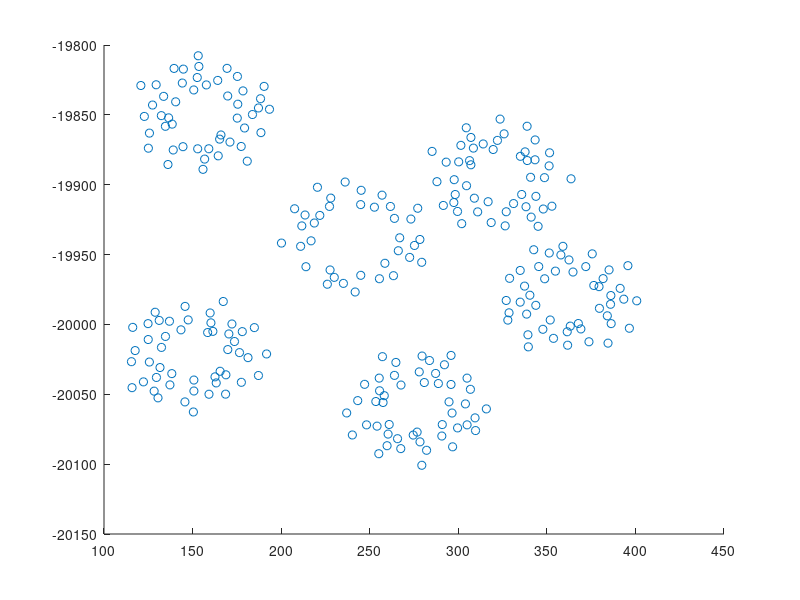
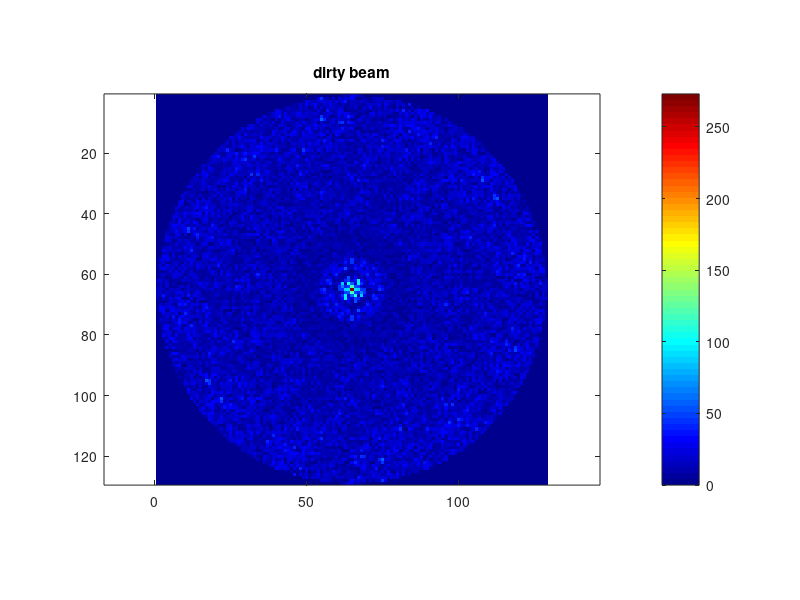

Write the MATLAB code that produced these figures, in order. (Note: this script raises an error after producing the figures.)
% Template script for radio astronomy image formation
% Millad Sardarabadi, Sept 2015
%
clear all
close all
clc
%% Loading Data
% The data from LOFAR core will be loaded in this cell.
%
% Rh: A p x p sample covariance matrix, where p = number of antennas
% poslocal: A p x 3 matrix containing the earth-bound coordinates of the
%           receiving elements.
% freq: Central frequency for the measured channel.
% t_obs_matlab: Observation time.
%               (datestr(t_obs_matlab): 11-Jul-2012 22:22:20) 
% lon: Longitude of the LOFAR core
% lat: Latitude of the LOFAR core

load lofar_DSP_data_1.mat

figure
scatter(poslocal(:,1),poslocal(:,2))

%% Initialization
c = 299792458; % speed of light
p = size(Rh,1);% number of receiving elements
lambda = c / freq; % wavelength at the observation frequency

% define a distance matrix of all baselines (=vectors between pairs of antennas)
dist = sqrt(  (meshgrid(poslocal(:,1)) - meshgrid(poslocal(:,1)).').^2 ...
            + (meshgrid(poslocal(:,2)) - meshgrid(poslocal(:,2)).').^2);

D = max(dist(:)); % Maximum Baseline

%% Coordinate system
% In astronomy it is common to use the (l,m,n) coordinates which 
% are the components of the more familiar direction vector in spherical 
% coordinates:
%    s = [cos(theta) * cos(phi)
%        cos(theta) * sin(phi)
%        sin(theta)]


% define a grid of image coordinates (l,m) at the right resolution
FracAngle = 1 % 0.0625;% fraction of theoretical limit for angle resolution
                 % 0.25 means ~4x4 pixels in the main lobe
dl = FracAngle * lambda / D; % width/height of a pixel
l = 0:dl:1; % First image coordinate := cos(theta)cos(phi)
l = [-fliplr(l(2:end)),l]';
m = l;  % Second image coordinate := cos(theta)sin(phi)
        % m = l means an aspect ratio 1:1

%% Your Imaging Algorithm should come hereafter...
% Calculate dirty beam pattern
res_l = size(l,1);
res_m = size(m,1);

% Define normalized location vector
z = poslocal; %(pi*freq/c) * poslocal;

% Calculate the baseline vector for x, y and z
baseline_x = (meshgrid(poslocal(:,1)) - meshgrid(poslocal(:,1)).');
baseline_y = (meshgrid(poslocal(:,2)) - meshgrid(poslocal(:,2)).');
baseline_z = (meshgrid(poslocal(:,3)) - meshgrid(poslocal(:,3)).');
baseline_vector = ones(p,p, 3);
baseline_vector(:,:,1) = baseline_x;
baseline_vector(:,:,2) = baseline_y;
baseline_vector(:,:,3) = baseline_z;

% define the direction matrix
% Create 2D grids of l and m
[L, M] = meshgrid(l, m);

% Pre-allocate a 3D matrix for the direction vectors (max resolution: 513x513x3)
direction_matrix = zeros(res_l, res_m, 3);

% Calculate n for each element where l^2 + m^2 <= 1
valid_points = L.^2 + M.^2 <= 1;  % Logical mask for valid points within the unit circle

% Compute n only for valid points, otherwise leave as zero
N = zeros(res_l);  % Initialize n to zero
N(valid_points) = sqrt(1 - L(valid_points).^2 - M(valid_points).^2);  % Calculate n

% Store the l, m, and n components in the direction_matrix
direction_matrix(:, :, 1) = L;  % l-coordinates
direction_matrix(:, :, 2) = M;  % m-coordinates
direction_matrix(:, :, 3) = N;  % n-coordinates

% Display the resulting direction_matrix
disp('Direction vector matrix created with size:');
disp(size(direction_matrix));

% Reshape baseline_vector to be (p*p, 3) for easy matrix multiplication
baseline_vector_reshaped = reshape(baseline_vector, p*p, 3);
RhReshaped = reshape(Rh, p*p, 1);

% Reshape direction_matrix to be (res_l,res_m, 3) for easy matrix multiplication
direction_matrix_reshaped = reshape(direction_matrix, res_l*res_m, 3);
direction_matrix_reshaped_transpose = direction_matrix_reshaped.';

% Calculate beam former function for a certain direction.
function [dirty_beam_internal, beam_former_image, MVDR_image_internal, AAR_image_internal] = beam_former(centre, res_l, res_m, normalized_location_vector, Rh, direction_matrix_reshaped, make_MVDR)

    %check if centre is viable
    if centre(1)^2 + centre(2)^2 > 1;
        disp("Centre is not a viable point")
        return;
    end

    % predefine arrays
    dirty_beam_internal = zeros(res_l,res_m);
    beam_former_image = zeros(res_l,res_m);
    MVDR_image_internal = zeros(res_l,res_m);
    AAR_image_internal = zeros(res_l,res_m);

    % Pre invert the covariance matrix
    Rh_inv = inv(Rh);

    direction_matrix_reshaped_transpose = direction_matrix_reshaped.';

    % Define a vector for the target location
    N_centre = sqrt(1 - centre(1)^2 - centre(2)^2);
    L_centre = centre(1);
    M_centre = centre(2);
    P_q = [L_centre,M_centre,N_centre];
    P_q_t = P_q.';

    [pos_l_list, pos_m_list] = ind2sub([res_l, res_m], 1:(res_l * res_m));
    for pos_l_m=1:(res_l*res_m)
        pos_l = pos_l_list(pos_l_m);
        pos_m = pos_m_list(pos_l_m);
        if direction_matrix_reshaped_transpose(3,pos_l_m) == 0 %l(pos_l)^2 + m(pos_m)^2 > 1
            a_p(pos_l,pos_m) = 0;
            a_p_h(pos_l,pos_m) = 0;
        else
            component = exp(1j * normalized_location_vector * (direction_matrix_reshaped_transpose(:,pos_l_m) - P_q_t));
            component_H = ctranspose(component);
            
            beam_former_image(pos_l,pos_m) = component_H*Rh*component;
            if make_MVDR == 1
                MVDR_component = (component_H*Rh_inv*component);
                MVDR_image_internal(pos_l,pos_m) = 1/MVDR_component;
                AAR_image_internal(pos_l,pos_m) = MVDR_component/((component_H*(Rh_inv^2)*component)^2);
            end
            dirty_beam_internal(pos_l,pos_m) = sum(component);
        end
        if pos_l == res_l
            disp(pos_m)
        end
    end
end
make_MVDR = 0;
[dirty_beam, dirty_image, MVDR_image, AAR_image] = beam_former([0,0], res_l, res_m, z, Rh, direction_matrix_reshaped, make_MVDR);

%% 
close all;

abs_dirty_beam = abs(dirty_beam);
abs_dirty_image = abs(dirty_image);
abs_MVDR_image = abs(MVDR_image);
abs_AAR_image = abs(AAR_image);

% Plot dirty beam
fig1 = figure;
imagesc(abs_dirty_beam);
axis equal;        % Make axes equal for proper aspect ratio
colormap('jet');   % Use the 'jet' colormap for colors
colorbar;
title('dirty beam');
max_color = max(abs_dirty_beam,[],"all");
abs_dirty_beam(abs_dirty_beam == 0) = inf;
min_color = min(abs_dirty_beam,[],"all");
caxis([min_color, max_color]);

% Plot dirty Image
fig2 = figure;
imagesc(abs_dirty_image);
axis equal;        % Make axes equal for proper aspect ratio
colormap('jet');   % Use the 'jet' colormap for colors
colorbar;
title('beam former image (dirty)');
max_color = max(abs_dirty_image,[],"all");
abs_dirty_image(abs_dirty_image == 0) = inf;
min_color = min(abs_dirty_image,[],"all");
caxis([min_color, max_color]);

if make_MVDR == 1
    % Plot dirty Image using MVDR
    fig3 = figure;
    imagesc(abs_MVDR_image);
    axis equal;        % Make axes equal for proper aspect ratio
    colormap('jet');   % Use the 'jet' colormap for colors
    colorbar;
    title('MVDR image');
    max_color = max(abs_MVDR_image,[],"all");
    abs_MVDR_image(abs_MVDR_image == 0) = inf;
    min_color = min(abs_MVDR_image,[],"all");
    caxis([min_color, max_color]);
    
    % Plot dirty Image using MVDR
    fig4 = figure;
    imagesc(abs_AAR_image);
    axis equal;        % Make axes equal for proper aspect ratio
    colormap('jet');   % Use the 'jet' colormap for colors
    colorbar;
    title('AAR image');
    max_color = max(abs_AAR_image,[],"all");
    abs_AAR_image(abs_AAR_image == 0) = inf;
    min_color = min(abs_AAR_image,[],"all");
    caxis([min_color, max_color]);
end

% Align all figures, you need the image processing toolbox for this!
iptwindowalign(fig1,"right",fig2,"left");
if make_MVDR == 1
    iptwindowalign(fig1,"bottom",fig3,"top");
    iptwindowalign(fig3,"right",fig4,"left");
end

% Celebrate
disp("yay done with this")

%% Normalize dirty_beam and dirty_image
close all;
function normalized_image = normalize_image(image)
    abs_image = abs(image);
    max_abs_image = max(abs_image,[],"all");
    abs_image(abs_image == 0) = inf;
    min_abs_image = min(abs_image,[],"all");
    abs_image(abs_image == inf) = min_abs_image;
    % Take absolute of original image again, so that the outside POV is 0
    % again.
    normalized_image = (abs_image - min_abs_image)/(max_abs_image - min_abs_image);
end

dirty_beam_normalized = normalize_image(dirty_beam);
dirty_image_normalized = normalize_image(dirty_image);

if make_MVDR == 1
    MVDR_image_normalized = normalize_image(MVDR_image);
    AAR_image_normalized = normalize_image(AAR_image);
end

% Plot dirty beam
fig1 = figure;
imagesc(dirty_beam_normalized);
axis equal;        % Make axes equal for proper aspect ratio
colormap('jet');   % Use the 'jet' colormap for colors
colorbar;
title('dirty beam normalized');

% Plot dirty Image
fig2 = figure;
imagesc(dirty_image_normalized);
axis equal;        % Make axes equal for proper aspect ratio
colormap('jet');   % Use the 'jet' colormap for colors
colorbar;
title('beam former image (dirty)');

if make_MVDR == 1
    % Plot dirty Image using MVDR
    fig3 = figure;
    imagesc(MVDR_image_normalized);
    axis equal;        % Make axes equal for proper aspect ratio
    colormap('jet');   % Use the 'jet' colormap for colors
    colorbar;
    title('MVDR image');
    
    % Plot dirty Image using MVDR
    fig4 = figure;
    imagesc(AAR_image_normalized);
    axis equal;        % Make axes equal for proper aspect ratio
    colormap('jet');   % Use the 'jet' colormap for colors
    colorbar;
    title('AAR image');
end

% Align all figures, you need the image processing toolbox for this!
iptwindowalign(fig1,"right",fig2,"left");
if make_MVDR == 1
    iptwindowalign(fig1,"bottom",fig3,"top");
    iptwindowalign(fig3,"right",fig4,"left");
end

disp("Yaay also done with this")

%% Clean Algorithm
close all
% If you want to use the MVDR image replace by MVDR_image_normalized
% If you want to use the Dirty image replace by dirty_image_normalized
if make_MVDR == 1
    dirty_image_CLEAN = MVDR_image_normalized;
else
    dirty_image_CLEAN = dirty_image_normalized;
end

dirty_beam_CLEAN = dirty_beam_normalized;
abs_DI_CLEAN = abs(dirty_image_CLEAN);

% Initializing Clean algorithm
q = 0;
gamma = 0.5;
% sumOfVariances = sum(sum(abs(corrcoef(abs_DI_CLEAN))))
sumOfVariances = norm(abs_DI_CLEAN)
varianceTreshold = sumOfVariances - 0.9*sumOfVariances
P_q = int16.empty;
VarianceQ = double.empty;
while varianceTreshold <= sumOfVariances && q < 5
    q = q + 1
    [maxPeak , Index] = max(dirty_image_CLEAN,[],"all"); % Find the maximum of the dirty_image
    disp(Index)
    if maxPeak < 0.25  % If the maximum value is very small, break
        break;
    end

    [row, col] = ind2sub(size(dirty_image_CLEAN),Index);
    P_q  = [P_q ; row , col];
    l = direction_matrix(P_q(end,1),P_q(end,2),1);
    m = direction_matrix(P_q(end,1),P_q(end,2),2);
    VarianceQ = [VarianceQ ; maxPeak/dirty_beam_CLEAN(ceil(res_l/2),ceil(res_m/2))];
    
    [shifted_dirty_beam, shifted_dirty_image] = beam_former([l,m], res_l, res_m, z, Rh, direction_matrix_reshaped, make_MVDR);
    shifted_dirty_beam_norm = normalize_image(shifted_dirty_beam);
    dirty_image_CLEAN = dirty_image_CLEAN - (gamma*(VarianceQ(end))*shifted_dirty_beam_norm);
    abs_DI_CLEAN = abs(dirty_image_CLEAN);
    sumOfVariances = norm(abs_DI_CLEAN)

    % Plot dirty beam
    fig1 = figure;
    abs_shifted_DB_norm = abs(shifted_dirty_beam_norm);
    imagesc(abs_shifted_DB_norm);
    axis equal;        % Make axes equal for proper aspect ratio
    colormap('jet');   % Use the 'jet' colormap for colors
    colorbar;          % Display a color bar to the right
    title('shifted dirty beam norm');
    max_color = max(abs_shifted_DB_norm,[],"all");
    abs_shifted_DB_norm(abs_shifted_DB_norm == 0) = inf;
    min_color = min(abs_shifted_DB_norm,[],"all");
    caxis([min_color, max_color]);
    
    % Plot dirty Image
    fig2 = figure;
    imagesc(abs_DI_CLEAN);
    axis equal;        % Make axes equal for proper aspect ratio
    colormap('jet');   % Use the 'jet' colormap for colors
    colorbar;
    title('Absolute dirty image clean');
    max_color = max(abs_DI_CLEAN,[],"all");
    abs_DI_CLEAN(abs_DI_CLEAN == 0) = inf;
    min_color = min(abs_DI_CLEAN,[],"all");
    caxis([min_color, max_color]);
    
    iptwindowalign(fig1,"right",fig2,"left");
end
source_num = q

%% Synthetic beam forming
function [beam] = Bsynth(image_size, beam_width, centre)
    % Generate and display synthetic beam (Gaussian bell curve)
    % Arguments:
    % image_size : Size of the output image (e.g., 100 for a 100x100 image)
    % beam_width : Standard deviation (spread) of the Gaussian bell curve
    % centre     : Coordinates of the centre of the bell curve

    % Create a grid of (l, m) coordinates
    l = linspace(-1+centre(1), 1+centre(1), image_size);  % l coordinates from -1 to 1
    m = linspace(-1+centre(2), 1+centre(2), image_size);  % m coordinates from -1 to 1
    [L, M] = meshgrid(l, m);          % 2D grid of (l, m) values
    
    % Calculate the distance from the center (0, 0)
    d = sqrt(L.^2 + M.^2);
    % Gaussian beam shape
    beam = exp(-d.^2 / (2 * beam_width^2));
end

close all;

% Plot dirty Image
fig2 = figure;
imagesc(abs_DI_CLEAN);
axis equal;        % Make axes equal for proper aspect ratio
colormap('jet');   % Use the 'jet' colormap for colors
colorbar;
title('Absolute dirty image clean');
max_color = max(abs_DI_CLEAN,[],"all");
abs_DI_CLEAN(abs_DI_CLEAN == 0) = inf;
min_color = min(abs_DI_CLEAN,[],"all");
caxis([min_color, max_color]);

bell_width = 0.04;
gain = 0.5;
beam_synth = gain * Bsynth(res_l, bell_width, [0,0]);

% Plot synth beam
figure;
imagesc(beam_synth);
axis equal;        % Make axes equal for proper aspect ratio
colormap('jet');   % Use the 'jet' colormap for colors
colorbar;
title('example Bell shape in centre');
% caxis([0, 1]);
disp(direction_matrix(64,64,1))
disp(direction_matrix(64,64,2))
sum_beam_synth = zeros(res_l,res_m);
for q=1:source_num - 1
    disp(P_q(q,1))
    disp(P_q(q,2))
    l = direction_matrix(res_l-P_q(q,2),res_l-P_q(q,1),2)
    m = direction_matrix(res_l-P_q(q,2),res_l-P_q(q,1),1)
    steered_synth_beam = gain*gamma*VarianceQ(q)*Bsynth(res_l, bell_width, [l,m]);
    sum_beam_synth = sum_beam_synth + steered_synth_beam;
end
CleanAlgImage = dirty_image_CLEAN + sum_beam_synth;

%% Plot results
close all;
% Plot all 4 or six images
abs_DB = abs(dirty_beam);
abs_DI = abs(dirty_image);
abs_DI_CLEAN = abs(dirty_image_CLEAN);
abs_CLEAN = abs(CleanAlgImage);

if make_MVDR == 1
    abs_MVDR = abs(MVDR_image_normalized);
    abs_AAR = abs(AAR_image_normalized);
end

fig1 = figure;
imagesc(abs_DB);
axis equal;        % Make axes equal for proper aspect ratio
colormap('jet');   % Use the 'jet' colormap for colors
colorbar;  
title('dirty beam');
max_color = max(abs_DB,[],"all");
abs_DB(abs_DB == 0) = inf;
min_color = min(abs_DB,[],"all");
caxis([min_color, max_color]);

fig2 = figure;
imagesc(abs_DI);
axis equal;        % Make axes equal for proper aspect ratio
colormap('jet');   % Use the 'jet' colormap for colors
colorbar;  
title('dirty Image');
max_color = max(abs_DI,[],"all");
abs_DI(abs_DI == 0) = inf;
min_color = min(abs_DI,[],"all");
caxis([min_color, max_color]);

fig3 = figure;
imagesc(abs_DI_CLEAN);
axis equal;        % Make axes equal for proper aspect ratio
colormap('jet');   % Use the 'jet' colormap for colors
colorbar;  
title('Clean Image without beamsynth');
max_color = max(abs_DI_CLEAN,[],"all");
abs_DI_CLEAN(abs_DI_CLEAN == 0) = inf;
min_color = min(abs_DI_CLEAN,[],"all");
caxis([min_color, max_color]);

fig4 = figure;
imagesc(abs_CLEAN);
axis equal;        % Make axes equal for proper aspect ratio
colormap('jet');   % Use the 'jet' colormap for colors
colorbar;  
title('Clean Image');
max_color = max(abs_CLEAN,[],"all");
abs_CLEAN(abs_CLEAN == 0) = inf;
min_color = min(abs_CLEAN,[],"all");
caxis([min_color, max_color]);

if make_MVDR == 1
    fig5 = figure;
    imagesc(abs_MVDR);
    axis equal;        % Make axes equal for proper aspect ratio
    colormap('jet');   % Use the 'jet' colormap for colors
    colorbar;  
    title('MVDR Image');
    max_color = max(abs_MVDR,[],"all");
    abs_MVDR(abs_MVDR == 0) = inf;
    min_color = min(abs_MVDR,[],"all");
    caxis([min_color, max_color]);
    
    fig6 = figure;
    imagesc(abs_AAR); % NEEDS TO BE CHANGED TO ARR
    axis equal;        % Make axes equal for proper aspect ratio
    colormap('jet');   % Use the 'jet' colormap for colors
    colorbar;  
    title('AAR Image');
    max_color = max(abs_AAR,[],"all");
    abs_AAR(abs_AAR == 0) = inf;
    min_color = min(abs_AAR,[],"all");
    caxis([min_color, max_color]);
end

% Align all figures, you need the image processing toolbox for this!
iptwindowalign(fig1,"right",fig2,"left");
iptwindowalign(fig1,"bottom",fig3,"top");
iptwindowalign(fig3,"right",fig4,"left");
if make_MVDR == 1
    iptwindowalign(fig2,"right",fig5,"left");
    iptwindowalign(fig4,"right",fig6,"left");
end
